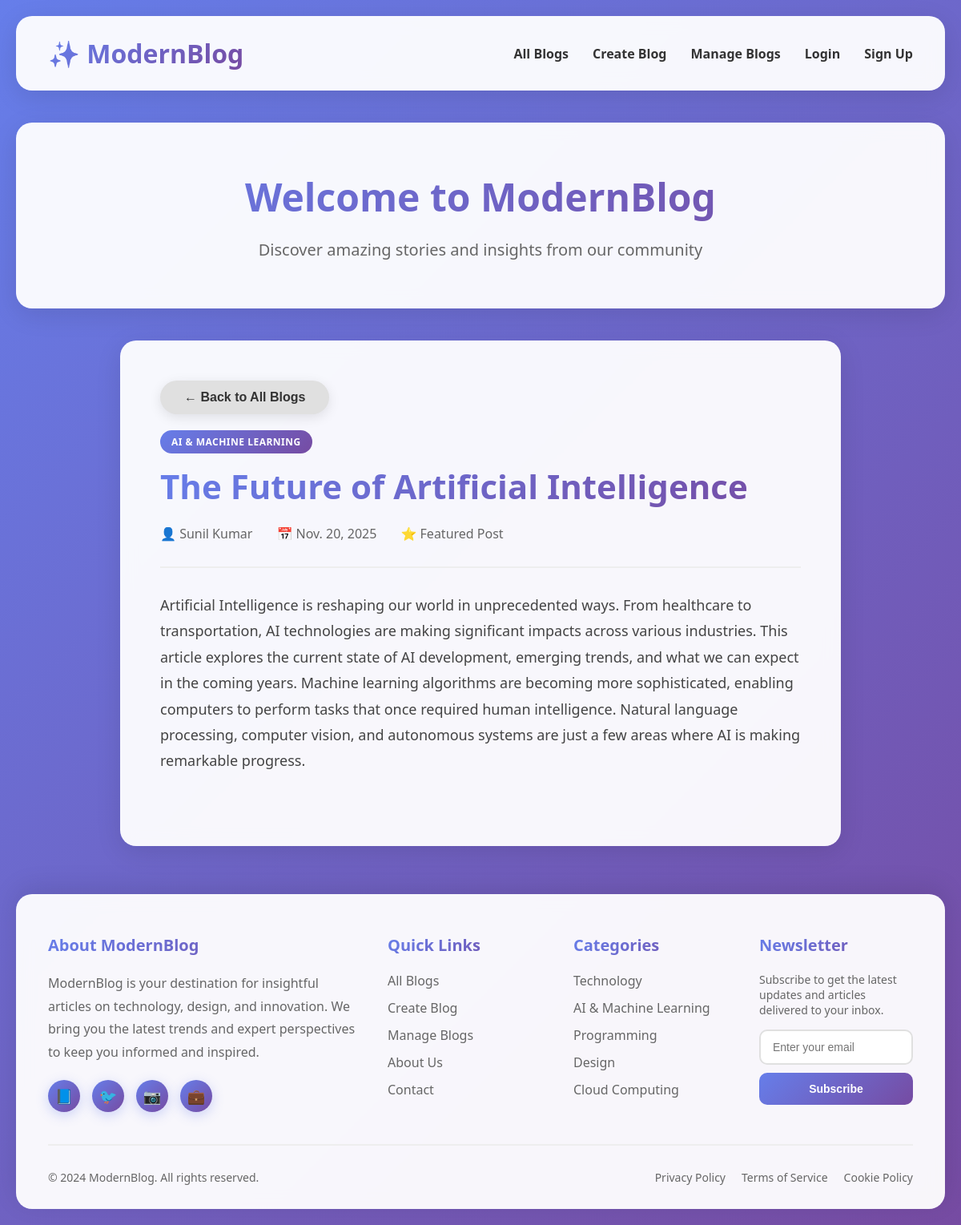
Screenshot of /blogs/2 with the database file from the repository.
### blogs/models.py (models this page shows)
class Blog(models.Model):
    title=models.CharField(max_length=100)
    author=models.CharField(max_length=55)
    category=models.CharField(max_length=100)
    date=models.DateField(auto_now_add=True,null=False)
    featured=models.BooleanField()
    content=models.TextField()

### blogs/views.py (the view)
# urls.py: path('blogs/<int:id>',find_blog_by_id,name='blog-id'),
def find_blog_by_id(request,id):
    blog=Blog.objects.get(id=id)
    return render(request,'blogs/single-blog.html',{"blog":blog})
    return HttpResponseNotFound('blog not found')

### blogs/templates/blogs/single-blog.html
   {% extends 'blogs/base.html' %}
 {% block content %}
        <section id="single-blog" >
            <div class="single-blog">
                <button class="btn btn-secondary back-btn" onclick="window.location.href='/blogs'">← Back to All Blogs</button>
                <div class="single-blog-header">
                    <div class="category-badge">{{blog.category}}</div>
                    <h1>{{blog.title}}</h1>
                    <div class="single-blog-meta">
                        <span>👤 {{blog.author}}</span>
                        <span>📅 {{blog.date}}</span>
                        <span>⭐ Featured Post</span>
                    </div>
                </div>
                <div class="single-blog-content">
                    <p>{{blog.content}}</p>
                </div>
            </div>
        </section>
        {% endblock %}

### blogs/static/css/style.css (style rules this page uses)
* { margin: 0; padding: 0; box-sizing: border-box; }
body { font-family: 'Segoe UI', Tahoma, Geneva, Verdana, sans-serif; background: linear-gradient(135deg, #667eea 0%, #764ba2 100%); min-height: 100vh; color: #333; }
.category-badge { display: inline-block; background: linear-gradient(135deg, #667eea 0%, #764ba2 100%); color: white; padding: 6px 14px; border-radius: 15px; font-size: 12px; font-weight: 600; margin-bottom: 12px; text-transform: uppercase; letter-spacing: 0.5px; }
.btn { background: linear-gradient(135deg, #667eea 0%, #764ba2 100%); color: white; border: none; padding: 12px 30px; border-radius: 25px; font-size: 16px; font-weight: 600; cursor: pointer; transition: all 0.3s ease; box-shadow: 0 4px 15px rgba(102, 126, 234, 0.4); }
.btn-secondary { background: #e0e0e0; color: #333; box-shadow: 0 4px 15px rgba(0, 0, 0, 0.1); }
.single-blog { background: rgba(255, 255, 255, 0.95); backdrop-filter: blur(10px); border-radius: 20px; padding: 50px; box-shadow: 0 8px 32px rgba(0, 0, 0, 0.1); max-width: 900px; margin: 0 auto; }
.single-blog-header { margin-bottom: 30px; padding-bottom: 30px; border-bottom: 2px solid #eee; }
.single-blog h1 { font-size: 42px; margin-bottom: 20px; background: linear-gradient(135deg, #667eea 0%, #764ba2 100%); -webkit-background-clip: text; -webkit-text-fill-color: transparent; background-clip: text; }
.single-blog-meta { display: flex; gap: 30px; color: #666; font-size: 16px; flex-wrap: wrap; margin-top: 15px; }
.single-blog-content { font-size: 18px; line-height: 1.8; color: #444; margin-bottom: 40px; }
.back-btn { display: inline-block; margin-bottom: 20px; }

### rows the page displays
Blog: category "AI & MACHINE LEARNING", title "The Future of Artificial Intelligence", author "Sunil Kumar", date "Nov. 20, 2025", content "Artificial Intelligence is reshaping our world in unprecedented ways. From healthcare to transportation, AI technologies are making significant impacts across various industries. This article explores the current state of AI development, emerging trends, and what we can expect in the coming years. Machine learning algorithms are becoming more sophisticated, enabling computers to perform tasks that once required human intelligence. Natural language processing, computer vision, and autonomous systems are just a few areas where AI is making remarkable progress."
